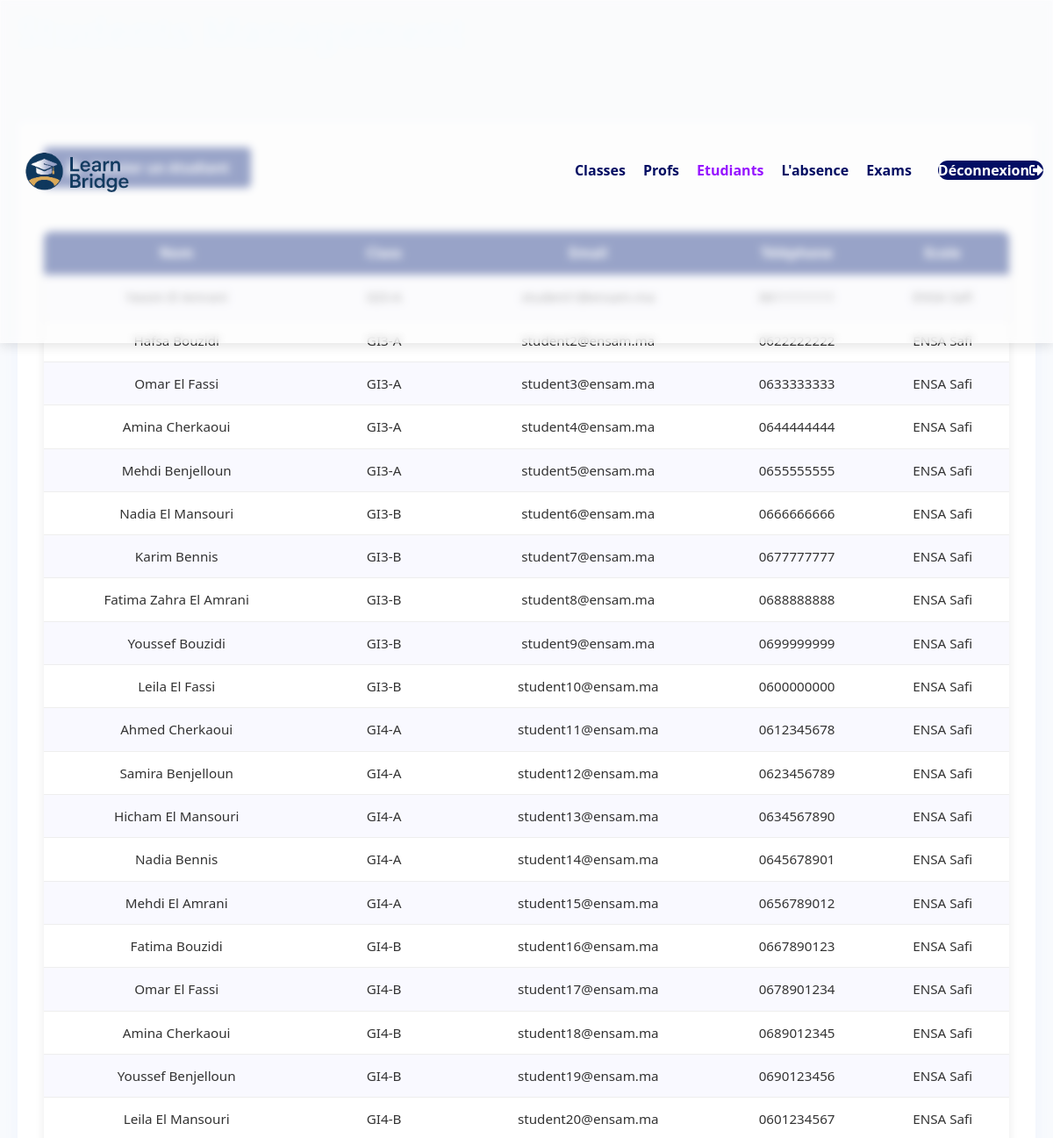
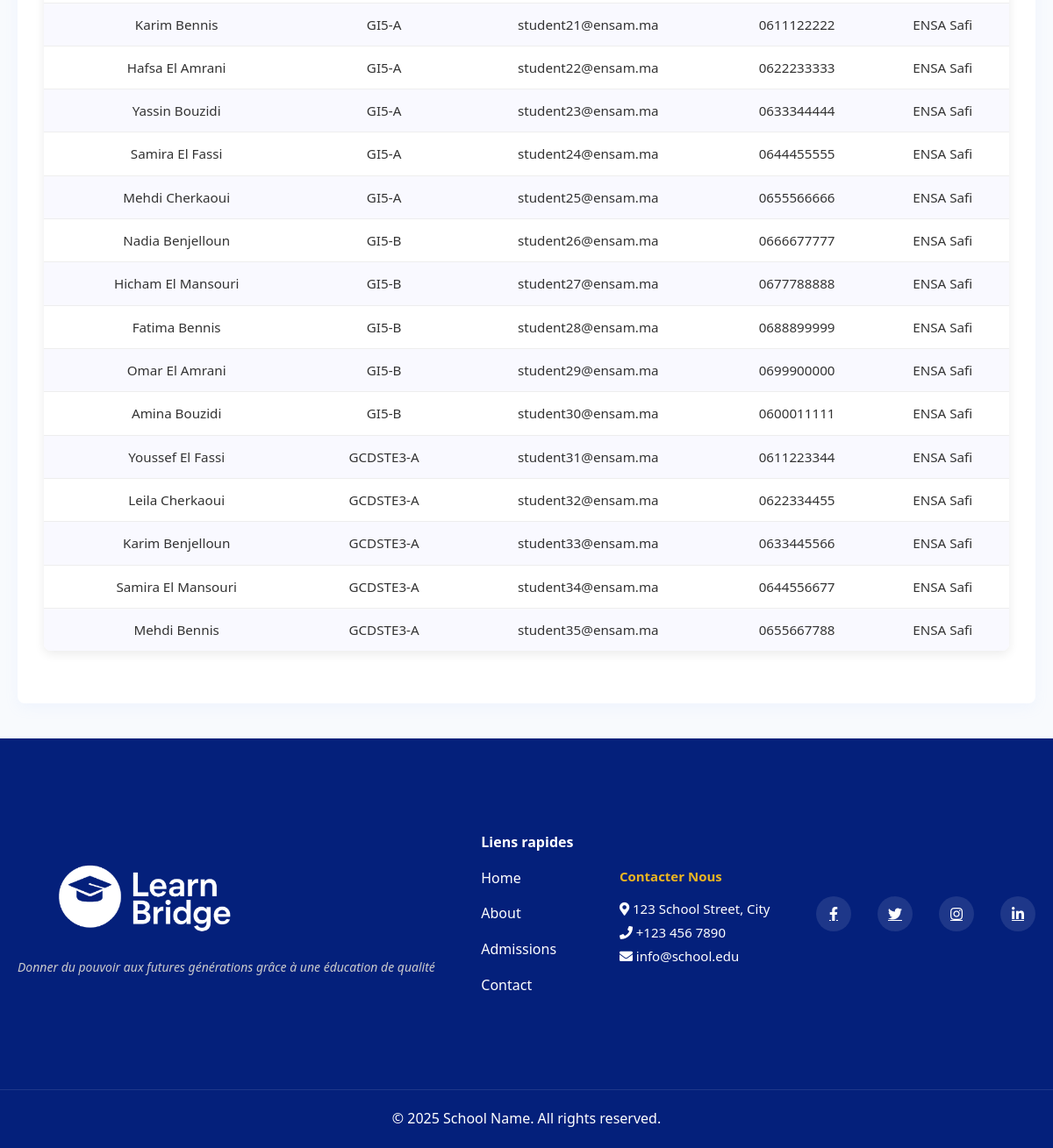
/app/views/admin/students.php, run on the app's committed database (2 pictures, top to bottom).
### tables this page shows
CREATE TABLE `students` (
  `id` int(11) NOT NULL,
  `email` varchar(255) NOT NULL,
  `phone` varchar(15) DEFAULT NULL,
  `school_id` int(11) DEFAULT NULL,
  `full_name` varchar(255) DEFAULT NULL,
  `password` varchar(255) DEFAULT NULL,
  `username` varchar(255) DEFAULT NULL
);

CREATE TABLE `school` (
  `id` int(11) NOT NULL,
  `name` varchar(255) NOT NULL,
  `address` varchar(255) NOT NULL,
  `phone` varchar(15) NOT NULL
);

### app/views/admin/students.php (the view, shortened to what this page needs)
<?php
try {
    $conn = new mysqli("localhost", "root", "", "school_db");
} catch (Exception $e) {
    error_log($e->getMessage());
    die("System temporarily unavailable. Please try again later.");
}
$sql = "
    SELECT
        s.id,
        s.full_name,
        s.email,
        s.phone,
        sc.name AS school_name,
        GROUP_CONCAT(DISTINCT c.name ORDER BY c.name SEPARATOR ', ') AS classes,
        ROUND(AVG(n.grade), 2) AS average_mark
    FROM
        students s
    LEFT JOIN
        school sc ON s.school_id = sc.id
    LEFT JOIN
        student_class ct ON s.id = ct.student_id
    LEFT JOIN
        classes c ON ct.class_id = c.id
    LEFT JOIN
        notes n ON s.id = n.student_id
    GROUP BY
        s.id, s.full_name, s.email, s.phone, sc.name
";
$result = $conn->query($sql);
?>
<!DOCTYPE html>
<html>
<head>
    <link rel="stylesheet" href="../style.css">
    <link rel="stylesheet" href="https://cdnjs.cloudflare.com/ajax/libs/font-awesome/5.15.3/css/all.min.css">
</head>
<body>
    <nav>
        <div class="logo-container">
            <img src="../images/logo.png" alt="School Logo">
        </div>
        <div class="nav-links">
            <ul>
                <li><a href="classes.php">Classes</a></li>
                <li><a href="teacher.php">Profs</a></li>
                <li><a href="students.php" style="color: rgb(150, 20, 255)">Etudiants</a></li>
                <li><a href="admin_absences.php">L'absence</a></li>
                <li><a href="exams.php">Exams</a></li>
                <li><a href="logout.php" class="login-btn">Déconnexion<i class="fas fa-sign-out-alt"></i></a></li>
            </ul>
        </div>
    </nav>
    <main class="students-section">
        <div class="students-header">
            <h1 style="color: aliceblue;">Students Management</h1>
        </div>
        <div class="students-container">
            <button class="add-student-btn" onclick="window.location.href='add_student.php';">
                <i class="fas fa-user-plus"></i> Ajouter un étudiant
            </button>
            <table>
                <tr>
                    <th>Nom</th>
                    <th>Class</th>
                    <th>Email</th>
                    <th>Téléphone</th>
                    <th>Ecole</th>
                </tr>
                <?php while($row = $result->fetch_assoc()):
                ?>
                <tr>
                    <td><?= htmlspecialchars($row['full_name']) ?></td>
                    <td><?= htmlspecialchars($row['classes'] ?? 'N/A') ?></td>
                    <td><?= htmlspecialchars($row['email']) ?></td>
                    <td><?= htmlspecialchars($row['phone']) ?></td>
                    <td><?= htmlspecialchars($row['school_name']) ?></td>
                </tr>
                <?php endwhile; ?>
            </table>
        </div>
    </main>
    <footer>
        <div class="footer-content">
            <div class="footer-logo">
                <img src="../images/logo.png" alt="School Logo">
                <p>Donner du pouvoir aux futures générations grâce à une éducation de qualité</p>
            </div>
            <div class="footer-links">
                <h4>Liens rapides</h4>
                <a href="#">Home</a>
                <a href="#">About</a>
                <a href="#">Admissions</a>
                <a href="#">Contact</a>
            </div>
            <div class="footer-contact">
                <h4>Contacter Nous</h4>
                <p><i class="fas fa-map-marker-alt"></i> 123 School Street, City</p>
                <p><i class="fas fa-phone"></i> +123 456 7890</p>
                <p><i class="fas fa-envelope"></i> info@school.edu</p>
            </div>
            <div class="footer-social">
                <a href="#"><i class="fab fa-facebook-f"></i></a>
                <a href="#"><i class="fab fa-twitter"></i></a>
                <a href="#"><i class="fab fa-instagram"></i></a>
                <a href="#"><i class="fab fa-linkedin-in"></i></a>
            </div>
        </div>
        <div class="footer-copyright">
            <p>&copy; <?= date('Y') ?> School Name. All rights reserved.</p>
        </div>
    </footer>
</body>
</html>

### app/views/style.css (style rules this page uses)
* { margin: 0; padding: 0; box-sizing: border-box; font-family: 'Segoe UI', Tahoma, Geneva, Verdana, sans-serif; }
html { scroll-behavior: smooth; }
body { background-color: #f9f9f9; color: #333; line-height: 1.6; }
nav { display: flex; justify-content: space-between; align-items: center; background-color: rgba(252, 252, 252, 0.6); backdrop-filter: blur(5px); -webkit-backdrop-filter: blur(5px); position: fixed; width: 100%; height: 15%; z-index: 1000; box-shadow: 0 4px 12px rgba(0, 0, 0, 0.1); border: 1px solid rgba(255, 255, 255, 0.1); }
.logo-container { align-items: center; height: 100%; border-radius: 5px; display: flex; align-items: center; justify-content: center; }
nav img { width: 180px; height: auto; transition: transform 0.3s; }
.nav-links { flex: 1; text-align: right; }
.nav-links ul { display: flex; justify-content: flex-end; }
.nav-links ul li { list-style: none; position: relative; }
.nav-links ul li::after { content: ''; width: 0%; height: 2px; background-color: #053587d4; display: block; margin: auto; transition: width 0.5s; }
.nav-links ul li a { text-decoration: none; color: #030e63; font-size: 16px; font-weight: 600; transition: color 0.3s ease; }
.login-btn { background: #030e63; color: white !important; border-radius: 20px; margin-left: 10px; transition: all 0.3s; }
footer { background: #04207b; color: white; padding: 50px 0 20px; }
.footer-content { max-width: 1200px; height: 300px; margin: 0 auto; padding: 0 20px; display: flex; flex-wrap: wrap; align-items: center; gap: 40px; justify-content: space-between; }
.footer-logo img { width: 300px; filter: brightness(0) invert(1); }
.footer-logo p { font-size: 14px; color: #cccccc; font-style: italic; margin-top: 10px; }
.footer-links { display: flex; flex-direction: column; gap: 15px; }
.footer-links a { color: white; text-decoration: none; transition: color 0.3s; }
.footer-social { display: flex; justify-content: flex-end; gap: 30px; }
.footer-social a { color: white; background: rgba(255,255,255,0.1); width: 40px; height: 40px; border-radius: 50%; display: flex; align-items: center; justify-content: center; transition: all 0.3s; }
.footer-contact { margin-top: 5px; color: white; font-size: 15px; line-height: 1.8; }
.footer-contact h4 { margin-bottom: 10px; font-weight: bold; color: #ebb521; }
.footer-copyright { text-align: center; margin-top: 50px; padding-top: 20px; border-top: 1px solid rgba(255,255,255,0.1); }
.nav-links ul { display: flex; gap: 10px; }
body { font-family: 'Poppins', 'Segoe UI', sans-serif; margin: 0; padding: 0; }
.nav-links ul { list-style-type: none; margin: 0; padding: 0; display: flex; }
.nav-links li { margin-right: 10px; }
body { margin: 0; font-family: 'Poppins', sans-serif; background: #f8fafd; color: #333; }
table { width:100%; border-collapse: separate; border-spacing: 0; margin-bottom: 30px; margin-top: 30px; box-shadow: 0 4px 12px rgba(0, 0, 0, 0.08); border-radius: 8px; overflow: hidden; font-family: 'Baloo 2', cursive; background-color: #fff; }
th { background-color: #04207b; color: #ffffff; font-weight: bold; padding: 12px 15px; text-align: center; font-size: 1rem; }
td { padding: 12px 15px; text-align: center; border-top: 1px solid #eee; font-size: 0.95rem; }
tr:nth-child(even) { background-color: #f9f9ff; }
.students-section, .logo-container { margin:auto; }
.classes-section, .logo-container { margin:auto; }
.student-management, .logo-container { margin:auto; }
.dashboard-section, .logo-container { margin: auto; }
.students-section { max-width: 1200px; padding: 0 20px; }
.students-header { text-align: center; margin-bottom: 50px; }
.students-header h1 { font-size: 2.8rem; color: #04207b; margin-bottom: 10px; font-weight: 700; }
.students-container { background-color: white; padding: 40px; border-radius: 8px; box-shadow: 0 5px 15px rgba(170, 197, 251, 0.1); margin-bottom: 40px; }
.add-student-btn { background: #04207b; color: white; border: none; padding: 12px 25px; border-radius: 5px; font-size: 1rem; font-weight: 600; cursor: pointer; transition: all 0.3s; margin-bottom: 20px; display: inline-flex; align-items: center; gap: 8px; }
.students-container { background-color: white; padding: 30px; border-radius: 8px; box-shadow: 0 5px 15px rgba(170, 197, 251, 0.1); margin-top: 40px; }
.students-header { display: flex; justify-content: space-between; align-items: center; margin-bottom: 30px; padding-bottom: 15px; border-bottom: 1px solid #eee; }

### data on the page
students: email "student1@ensam.ma"
students: full_name "Hafsa Bouzidi", classes "GI3-A", email "student2@ensam.ma", phone "0622222222", school.name "ENSA Safi"
students: full_name "Omar El Fassi", classes "GI3-A", email "student3@ensam.ma", phone "0633333333", school.name "ENSA Safi"
students: full_name "Amina Cherkaoui", classes "GI3-A", email "student4@ensam.ma", phone "0644444444", school.name "ENSA Safi"
students: full_name "Mehdi Benjelloun", classes "GI3-A", email "student5@ensam.ma", phone "0655555555", school.name "ENSA Safi"
students: full_name "Nadia El Mansouri", classes "GI3-B", email "student6@ensam.ma", phone "0666666666", school.name "ENSA Safi"
students: full_name "Karim Bennis", classes "GI3-B", email "student7@ensam.ma", phone "0677777777", school.name "ENSA Safi"
students: full_name "Fatima Zahra El Amrani", classes "GI3-B", email "student8@ensam.ma", phone "0688888888", school.name "ENSA Safi"
students: full_name "Youssef Bouzidi", classes "GI3-B", email "student9@ensam.ma", phone "0699999999", school.name "ENSA Safi"
students: full_name "Leila El Fassi", classes "GI3-B", email "student10@ensam.ma", phone "0600000000", school.name "ENSA Safi"
students: full_name "Ahmed Cherkaoui", classes "GI4-A", email "student11@ensam.ma", phone "0612345678", school.name "ENSA Safi"
students: full_name "Samira Benjelloun", classes "GI4-A", email "student12@ensam.ma", phone "0623456789", school.name "ENSA Safi"
students: full_name "Hicham El Mansouri", classes "GI4-A", email "student13@ensam.ma", phone "0634567890", school.name "ENSA Safi"
students: full_name "Nadia Bennis", classes "GI4-A", email "student14@ensam.ma", phone "0645678901", school.name "ENSA Safi"
students: full_name "Mehdi El Amrani", classes "GI4-A", email "student15@ensam.ma", phone "0656789012", school.name "ENSA Safi"
students: full_name "Fatima Bouzidi", classes "GI4-B", email "student16@ensam.ma", phone "0667890123", school.name "ENSA Safi"
students: full_name "Omar El Fassi", classes "GI4-B", email "student17@ensam.ma", phone "0678901234", school.name "ENSA Safi"
students: full_name "Amina Cherkaoui", classes "GI4-B", email "student18@ensam.ma", phone "0689012345", school.name "ENSA Safi"
students: full_name "Youssef Benjelloun", classes "GI4-B", email "student19@ensam.ma", phone "0690123456", school.name "ENSA Safi"
students: full_name "Leila El Mansouri", classes "GI4-B", email "student20@ensam.ma", phone "0601234567", school.name "ENSA Safi"
students: full_name "Karim Bennis", classes "GI5-A", email "student21@ensam.ma", phone "0611122222", school.name "ENSA Safi"
students: full_name "Hafsa El Amrani", classes "GI5-A", email "student22@ensam.ma", phone "0622233333", school.name "ENSA Safi"
students: full_name "Yassin Bouzidi", classes "GI5-A", email "student23@ensam.ma", phone "0633344444", school.name "ENSA Safi"
students: full_name "Samira El Fassi", classes "GI5-A", email "student24@ensam.ma", phone "0644455555", school.name "ENSA Safi"
students: full_name "Mehdi Cherkaoui", classes "GI5-A", email "student25@ensam.ma", phone "0655566666", school.name "ENSA Safi"
students: full_name "Nadia Benjelloun", classes "GI5-B", email "student26@ensam.ma", phone "0666677777", school.name "ENSA Safi"
students: full_name "Hicham El Mansouri", classes "GI5-B", email "student27@ensam.ma", phone "0677788888", school.name "ENSA Safi"
students: full_name "Fatima Bennis", classes "GI5-B", email "student28@ensam.ma", phone "0688899999", school.name "ENSA Safi"
students: full_name "Omar El Amrani", classes "GI5-B", email "student29@ensam.ma", phone "0699900000", school.name "ENSA Safi"
students: full_name "Amina Bouzidi", classes "GI5-B", email "student30@ensam.ma", phone "0600011111", school.name "ENSA Safi"
students: full_name "Youssef El Fassi", classes "GCDSTE3-A", email "student31@ensam.ma", phone "0611223344", school.name "ENSA Safi"
students: full_name "Leila Cherkaoui", classes "GCDSTE3-A", email "student32@ensam.ma", phone "0622334455", school.name "ENSA Safi"
students: full_name "Karim Benjelloun", classes "GCDSTE3-A", email "student33@ensam.ma", phone "0633445566", school.name "ENSA Safi"
students: full_name "Samira El Mansouri", classes "GCDSTE3-A", email "student34@ensam.ma", phone "0644556677", school.name "ENSA Safi"
students: full_name "Mehdi Bennis", classes "GCDSTE3-A", email "student35@ensam.ma", phone "0655667788", school.name "ENSA Safi"
